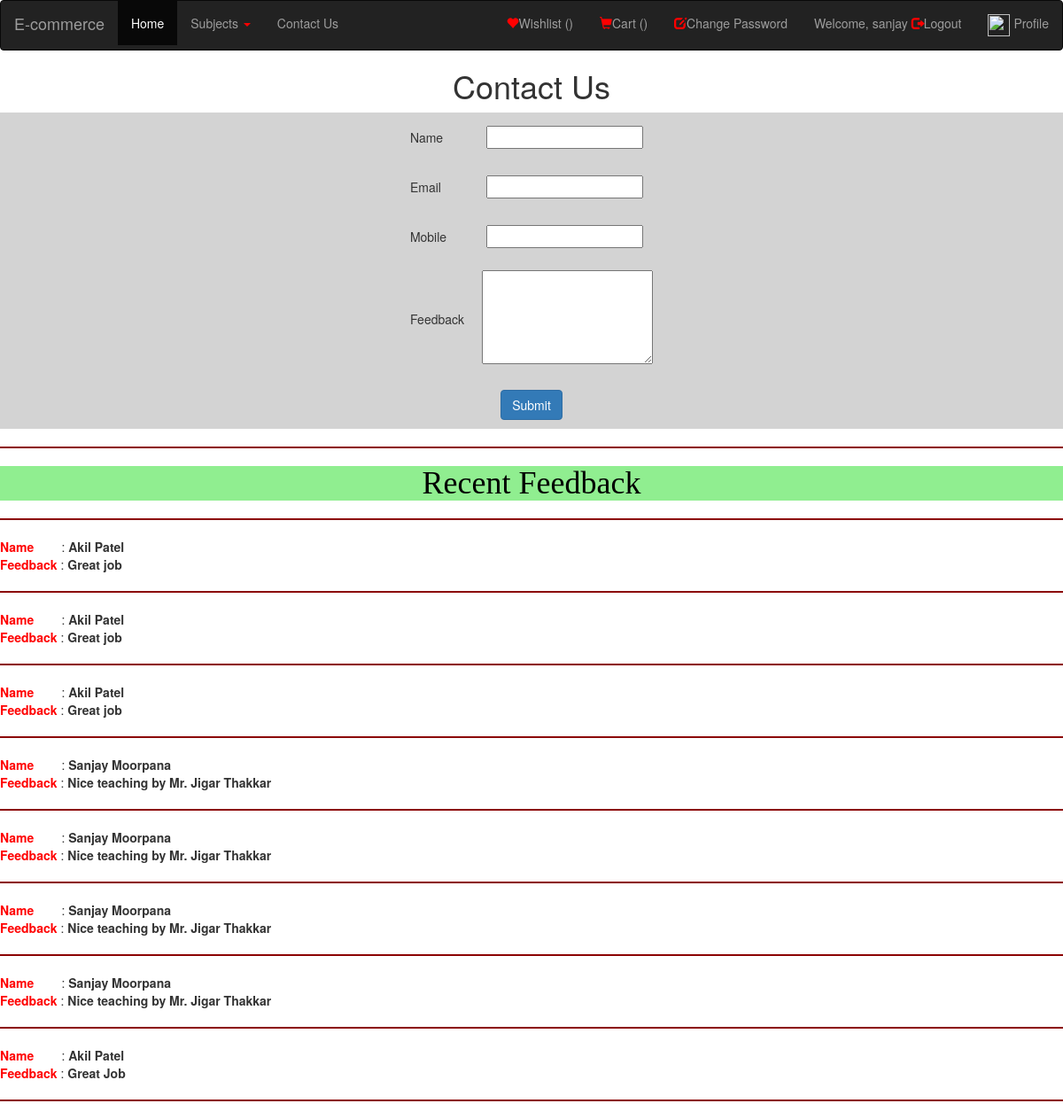
The page /contact/ (signed in) on the database its author committed.
### myapp/models.py (models this page shows, shortened)
class Contact(models.Model):
    name=models.CharField(max_length=100)
    email=models.CharField(max_length=100)
    mobile=models.CharField(max_length=100)
    feedback=models.TextField()

### myapp/views.py (the view)
# urls.py: path('contact/',views.contact,name='contact'),
def contact(request):
    if request.method == "POST":
        name = request.POST['name']
        email = request.POST['email']
        mobile = request.POST['mobile']
        feedback = request.POST['feedback']
        Contact.objects.create(name=name,email=email,mobile=mobile,feedback=feedback)
        msg = "Contact Saved Successfully"
        contacts=Contact.objects.all().order_by('-id')[:10]
        return render(request,'contact.html',{'msg':msg,'contacts':contacts})
    else:
        contacts=Contact.objects.all().order_by('-id')
        return render(request,'contact.html',{'contacts':contacts})

### myapp/templates/contact.html (shortened to what this page needs)
{% extends 'header.html' %}
{% block content %}
<!DOCTYPE html>
<html lang="en">
<head>
</head>
<body>
    <center>
        <h1>Contact Us</h1>
        <form name="login" method="POST" action="{% url 'contact' %}">
            <fieldset>
            <table>
                <tr>
                    <td>Name</td>
                    <td><input type="text" name="name" required="required"></td>
                </tr>
                <tr>
                    <td>Email</td>
                    <td><input type="text" name="email" required="required"></td>
                </tr>
                <tr>
                    <td>Mobile</td>
                    <td><input type="text" name="mobile" required=" required"></td>
                </tr>
                <tr>
                    <td>Feedback</td>
                    <td><textarea name="feedback" cols="23" rows="5"></textarea></td>
                </tr>
                <tr>
                    <td colspan="2" align="center">
                        <input type="submit" name="submit" value="Submit" class="btn btn-primary">
                    </td>
                </tr>
            </table>
            </fieldset>
        </form>
    </center>
    <hr style="border-style:groove ; border-width: 1px;" >
    <h1 style="background-color:lightgreen; text-align: center; color: black; font-family:'Times New Roman', Times, serif">Recent Feedback</h1>
    <hr style="border-style:groove ; border-width: 1px;" >
    {% for i in contacts %}
        <marquee Scrollamount="4" direction="left"><b><font style="color: red;">  Name </font></b> &nbsp;&nbsp;&nbsp;&nbsp;&nbsp;&nbsp;&nbsp;: <b>{{i.name}}</b><br></marquee>
        <marquee Scrollamount="4" direction="left"><b><font style="color: red;"> Feedback </font></b> :  <b>{{i.feedback}}</b></marquee>
        <hr style="border-style:groove ; border-width: 1px;" >
    {% endfor %}
</body>
</html>
{% endblock %}

### myapp/templates/header.html (style rules this page uses)
hr { background-color: deeppink; font-style: italic; border-color:darkred; }

### myapp/templates/contact.html (style rules this page uses)
tr, td { padding: 10px; }
fieldset { background-color: lightgrey; }
input { margin: 5px; }
hr { border-color: darkred; border-width: thin; }

### rows shown on the page
Contact: name "Akil Patel", feedback "Great job"
Contact: name "Akil Patel", feedback "Great job"
Contact: name "Akil Patel", feedback "Great job"
Contact: name "Sanjay Moorpana", feedback "Nice teaching by Mr. Jigar Thakkar"
Contact: name "Sanjay Moorpana", feedback "Nice teaching by Mr. Jigar Thakkar"
Contact: name "Sanjay Moorpana", feedback "Nice teaching by Mr. Jigar Thakkar"
Contact: name "Sanjay Moorpana", feedback "Nice teaching by Mr. Jigar Thakkar"
Contact: name "Akil Patel", feedback "Great Job"

### other values the page prints
{{ request.session.fname }} "sanjay"
